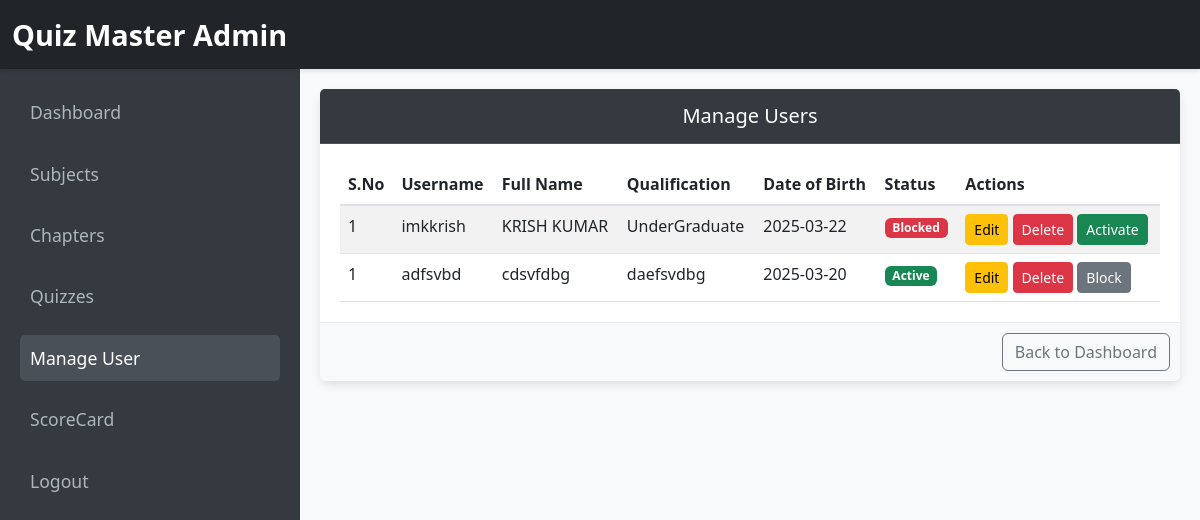
The app's page /manage_users (signed in) with its own data.
### models/user.py (models this page shows, shortened)
class User(db.Model):
    __tablename__ = 'user'
    id = db.Column(db.Integer, primary_key=True)
    username = db.Column(db.String(80), unique=True, nullable=False)
    password_hash = db.Column(db.String(255), nullable=False)
    full_name = db.Column(db.String(120), nullable=False)
    qualification = db.Column(db.String(120))
    dob = db.Column(db.String(10))  # Alternatively, use db.Date for actual date objects
    is_active = db.Column(db.Boolean, default=True)  # New column: active by default
    scores = db.relationship('Score', backref='user', lazy=True)

### controllers/admin_controller.py (the view)
@admin_bp.route('/manage_users')
def manage_users():
    if 'username' not in session or session.get('username') != 'admin':
        return redirect(url_for('auth.login'))
    users = User.query.all()
    return render_template('users/manage_users.html', users=users)

### templates/users/manage_users.html (shortened to what this page needs)
<!DOCTYPE html>
<html lang="en">
<head>
  <link href="https://cdn.jsdelivr.net/npm/bootstrap@5.3.0/dist/css/bootstrap.min.css" rel="stylesheet">
  <link rel="stylesheet" href="{{ url_for('static', filename='css/styles.css') }}">
</head>
<body>
    <nav class="navbar navbar-dark bg-dark">
      <div class="container-fluid">
        <a class="navbar-brand" href="#">Quiz Master Admin</a>
      </div>
    </nav>
    <div class="container-fluid">
      <div class="row">
        <div class="col-md-3 d-none d-md-block sidebar">
          <nav class="nav flex-column">
            <a href="/dashboard" class="nav-link">Dashboard</a>
            <a href="/subjects" class="nav-link">Subjects</a>
            <a href="/chapters" class="nav-link">Chapters</a>
            <a href="/quizzes" class="nav-link">Quizzes</a>
            <a href="/manage_users" class="nav-link active">Manage User</a>
            <a href="/scorecard" class="nav-link ">ScoreCard</a>
            <a href="/logout" class="nav-link">Logout</a>
          </nav>
        </div>
        <main class="col-md-9 content">
          <div class="card">
            <div class="card-header">
              Manage Users
            </div>
            <div class="card-body">
              <div class="table-responsive">
                <table class="table table-striped table-hover mb-0">
                  <thead>
                    <tr>
                      <th>S.No</th>
                      <th>Username</th>
                      <th>Full Name</th>
                      <th>Qualification</th>
                      <th>Date of Birth</th>
                      <th>Status</th>
                      <th>Actions</th>
                    </tr>
                  </thead>
                  <tbody>
                    {% set counter = 1 %}
                    {% for user in users %}
                      {% if user.username != 'admin' %}
                      <tr>
                        <td>{{ counter }}</td>
                        <td>{{ user.username }}</td>
                        <td>{{ user.full_name }}</td>
                        <td>{{ user.qualification }}</td>
                        <td>{{ user.dob }}</td>
                        <td>
                          {% if user.is_active %}
                            <span class="badge bg-success">Active</span>
                          {% else %}
                            <span class="badge bg-danger">Blocked</span>
                          {% endif %}
                        </td>
                        <td>
                          <a href="/users/edit/{{ user.id }}" class="btn btn-warning btn-sm">Edit</a>
                          <form action="/users/delete/{{ user.id }}" method="POST" style="display:inline-block;" onsubmit="return confirm('Are you sure you want to delete this user?');">
                            <button type="submit" class="btn btn-danger btn-sm">Delete</button>
                          </form>
                          {% if user.is_active %}
                            <form action="/users/block/{{ user.id }}" method="POST" style="display:inline-block;" onsubmit="return confirm('Are you sure you want to block this user?');">
                              <button type="submit" class="btn btn-secondary btn-sm">Block</button>
                            </form>
                          {% else %}
                            <form action="/users/activate/{{ user.id }}" method="POST" style="display:inline-block;" onsubmit="return confirm('Are you sure you want to activate this user?');">
                              <button type="submit" class="btn btn-success btn-sm">Activate</button>
                            </form>
                          {% endif %}
                        </td>
                      </tr>
                      {% set counter = counter + 1 %}
                      {% endif %}
                    {% endfor %}
                  </tbody>
                </table>
              </div>
            </div>
            <div class="card-footer text-end">
              <a href="/dashboard" class="btn btn-outline-secondary">Back to Dashboard</a>
            </div>
          </div>
        </main>
      </div>
    </div>
</body>
</html>

### static/css/styles.css (style rules this page uses)
body { background-color: #f8f9fa; }
.card { border: none; border-radius: 0.5rem; box-shadow: 0 0.125rem 0.25rem rgba(0, 0, 0, 0.075); }
.card-header { background-color: #343a40; color: #fff; font-size: 1.25rem; text-align: center; padding: 0.75rem 1.25rem; border-bottom: 1px solid rgba(255,255,255,0.125); }
.card-footer { background-color: #f8f9fa; border-top: 1px solid #dee2e6; text-align: right; }
.table thead th { border-bottom: 2px solid #dee2e6; }
.navbar { box-shadow: 0 2px 4px rgba(0,0,0,0.1); }
.navbar-brand { font-weight: bold; font-size: 1.8rem; }
.sidebar { background-color: #343a40; min-height: 100vh; padding: 20px; }
.sidebar a { color: #adb5bd; text-decoration: none; font-size: 1.1rem; margin-bottom: 15px; display: block; padding: 10px; border-radius: 5px; transition: background-color 0.3s, color 0.3s; }
.sidebar a:hover, .sidebar a.active { color: #fff; background-color: #495057; }
.content { padding: 20px; }
.card { border: none; border-radius: 10px; box-shadow: 0 4px 8px rgba(0,0,0,0.1); margin-bottom: 30px; }
.card-body { padding: 20px; }
.card-footer { background-color: #f8f9fa; border-top: 1px solid #e9ecef; text-align: center; padding: 10px; border-bottom-left-radius: 10px; border-bottom-right-radius: 10px; }

### records on screen
User: counter "1", username "imkkrish", full_name "KRISH KUMAR", qualification "UnderGraduate", dob "2025-03-22", is_active "Blocked"
User: is_active "1", username "adfsvbd", full_name "cdsvfdbg", qualification "daefsvdbg", dob "2025-03-20", shows "Active"
